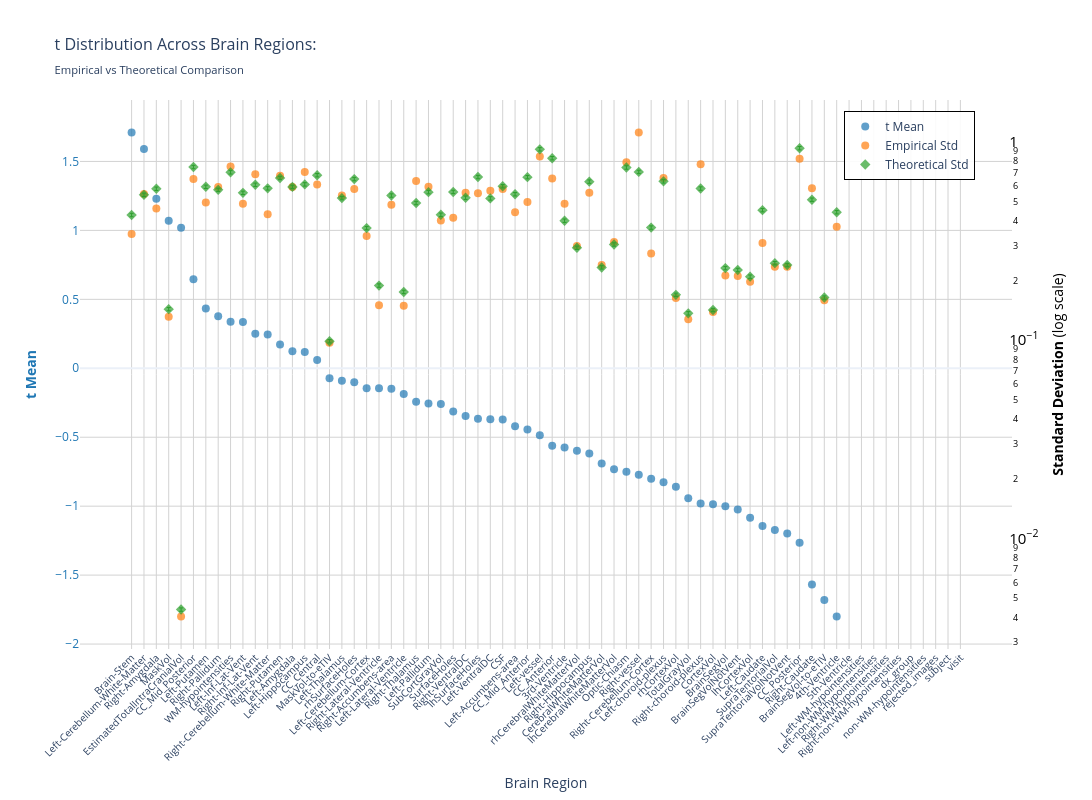
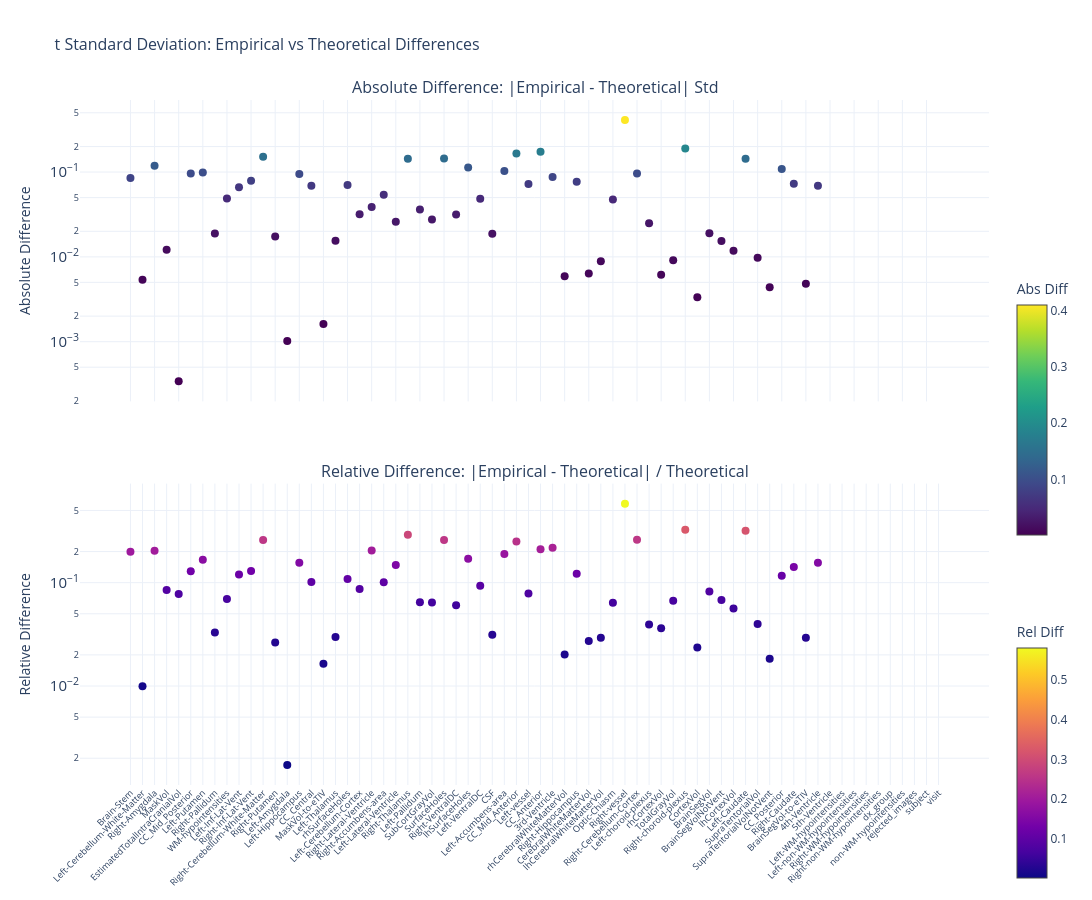

Notebook source saved alongside these figures, in order:
### Markdown cell above
### t-statistic

### Code cell
nu_nav = df_npvr[(df_npvr["study"] == "longitudinal") & (df_npvr["group"] == "HC-PD")]
data_path = stats_dir / f"student_longitudinal_{METRIC}.parquet"
df, stats = get_test_stats(
    data_path, stat_functions_F, nu_nav, hemisphere=False, study="longitudinal",
    raw_values=True,
)
show_figure(stats, hemisphere=False, stat_name="t", study="longitudinal", metric=METRIC)

### Figure 1 — Plotly figure (JSON) as saved in the notebook; plotly's stock layout.template omitted (floating-point values rounded to 4 significant figures)
{"data": [{"hovertemplate": "<b>%{x}</b><br>Mean t: %{y:.2f}<br><extra></extra>", "marker": {"color": "#1f77b4", "opacity": 0.7, "size": 8}, "mode": "markers", "name": "t Mean", "type": "scatter", "x": ["Brain-Stem", "Left-Cerebellum-White-Matter", "Right-Amygdala", "MaskVol", "EstimatedTotalIntraCranialVol", "CC_Mid_Posterior", "Left-Putamen", "Right-Pallidum", "WM-hypointensities", "Left-Inf-Lat-Vent", "Right-Inf-Lat-Vent", "Right-Cerebellum-White-Matter", "Right-Putamen", "Left-Amygdala", "Left-Hippocampus", "CC_Central", "MaskVol-to-eTIV", "Left-Thalamus", "rhSurfaceHoles", "Left-Cerebellum-Cortex", "Right-Lateral-Ventricle", "Right-Accumbens-area", "Left-Lateral-Ventricle", "Right-Thalamus", "Left-Pallidum", "SubCortGrayVol", "SurfaceHoles", "Right-VentralDC", "lhSurfaceHoles", "Left-VentralDC", "CSF", "Left-Accumbens-area", "CC_Mid_Anterior", "Left-vessel", "CC_Anterior", "3rd-Ventricle", "rhCerebralWhiteMatterVol", "Right-Hippocampus", "CerebralWhiteMatterVol", "lhCerebralWhiteMatterVol", "Optic-Chiasm", "Right-vessel", "Right-Cerebellum-Cortex", "Left-choroid-plexus", "rhCortexVol", "TotalGrayVol", "Right-choroid-plexus", "CortexVol", "BrainSegVol", "BrainSegVolNotVent", "lhCortexVol", "Left-Caudate", "SupraTentorialVol", "SupraTentorialVolNotVent", "CC_Posterior", "Right-Caudate", "BrainSegVol-to-eTIV", "4th-Ventricle", "5th-Ventricle", "Left-WM-hypointensities", "Left-non-WM-hypointensities", "Right-WM-hypointensities", "Right-non-WM-hypointensities", "dx_group", "non-WM-hypointensities", "rejected_images", "subject", "visit"], "y": [1.71, 1.59, 1.229, 1.071, 1.019, 0.6451, 0.4338, 0.3779, 0.3378, 0.3358, 0.2503, 0.2449, 0.1724, 0.1241, 0.1183, 0.05957, -0.0728, -0.09105, -0.1015, -0.1454, -0.1456, -0.1491, -0.1859, -0.243, -0.2547, -0.2583, -0.3136, -0.3455, -0.3657, -0.3699, -0.3706, -0.4208, -0.4446, -0.4859, -0.5615, -0.5738, -0.5976, -0.6183, -0.6903, -0.7328, -0.7495, -0.7729, -0.8011, -0.8274, -0.8595, -0.9426, -0.9803, -0.9852, -1.001, -1.025, -1.084, -1.145, -1.172, -1.198, -1.266, -1.569, -1.681, -1.8, NaN, NaN, NaN, NaN, NaN, NaN, NaN, NaN, NaN, NaN], "yaxis": "y"}, {"hovertemplate": "<b>%{x}</b><br>Empirical Std: %{y:.3f}<br><extra></extra>", "marker": {"color": "#ff7f0e", "opacity": 0.7, "size": 8, "symbol": "circle"}, "mode": "markers", "name": "Empirical Std", "type": "scatter", "x": ["Brain-Stem", "Left-Cerebellum-White-Matter", "Right-Amygdala", "MaskVol", "EstimatedTotalIntraCranialVol", "CC_Mid_Posterior", "Left-Putamen", "Right-Pallidum", "WM-hypointensities", "Left-Inf-Lat-Vent", "Right-Inf-Lat-Vent", "Right-Cerebellum-White-Matter", "Right-Putamen", "Left-Amygdala", "Left-Hippocampus", "CC_Central", "MaskVol-to-eTIV", "Left-Thalamus", "rhSurfaceHoles", "Left-Cerebellum-Cortex", "Right-Lateral-Ventricle", "Right-Accumbens-area", "Left-Lateral-Ventricle", "Right-Thalamus", "Left-Pallidum", "SubCortGrayVol", "SurfaceHoles", "Right-VentralDC", "lhSurfaceHoles", "Left-VentralDC", "CSF", "Left-Accumbens-area", "CC_Mid_Anterior", "Left-vessel", "CC_Anterior", "3rd-Ventricle", "rhCerebralWhiteMatterVol", "Right-Hippocampus", "CerebralWhiteMatterVol", "lhCerebralWhiteMatterVol", "Optic-Chiasm", "Right-vessel", "Right-Cerebellum-Cortex", "Left-choroid-plexus", "rhCortexVol", "TotalGrayVol", "Right-choroid-plexus", "CortexVol", "BrainSegVol", "BrainSegVolNotVent", "lhCortexVol", "Left-Caudate", "SupraTentorialVol", "SupraTentorialVolNotVent", "CC_Posterior", "Right-Caudate", "BrainSegVol-to-eTIV", "4th-Ventricle", "5th-Ventricle", "Left-WM-hypointensities", "Left-non-WM-hypointensities", "Right-WM-hypointensities", "Right-non-WM-hypointensities", "dx_group", "non-WM-hypointensities", "rejected_images", "subject", "visit"], "y": [0.3426, 0.546, 0.4618, 0.1312, 0.004039, 0.6505, 0.4946, 0.5917, 0.7509, 0.4871, 0.6865, 0.4317, 0.6748, 0.5916, 0.7053, 0.6101, 0.09717, 0.5359, 0.5789, 0.3354, 0.1498, 0.4823, 0.1491, 0.6348, 0.5939, 0.4017, 0.4144, 0.5544, 0.5514, 0.5672, 0.5788, 0.4412, 0.498, 0.8448, 0.6535, 0.4874, 0.2983, 0.5534, 0.2391, 0.3125, 0.7898, 1.116, 0.2733, 0.6571, 0.1631, 0.1274, 0.7708, 0.1386, 0.2119, 0.2106, 0.1973, 0.3088, 0.2348, 0.2349, 0.821, 0.5835, 0.1592, 0.373, NaN, NaN, NaN, NaN, NaN, NaN, NaN, NaN, NaN, NaN], "yaxis": "y2"}, {"error_y": {"array": [0.008497, 0.01074, 0.01153, 0.002849, 8.702e-05, 0.01483, 0.01179, 0.01138, 0.01395, 0.01099, 0.01207, 0.01158, 0.01306, 0.01178, 0.01213, 0.01349, 0.001963, 0.01034, 0.0129, 0.007299, 0.003745, 0.01066, 0.003478, 0.009767, 0.01108, 0.008528, 0.01111, 0.01039, 0.0132, 0.0103, 0.01187, 0.01081, 0.01319, 0.01822, 0.01644, 0.007953, 0.005809, 0.01252, 0.004624, 0.006032, 0.01475, 0.01402, 0.007344, 0.01256, 0.003363, 0.002713, 0.01155, 0.002821, 0.004588, 0.00449, 0.004154, 0.008992, 0.004859, 0.004754, 0.01846, 0.01015, 0.003258, 0.008779, NaN, NaN, NaN, NaN, NaN, NaN, NaN, NaN, NaN, NaN], "arrayminus": [0.008329, 0.01053, 0.0113, 0.002792, 8.529e-05, 0.01454, 0.01156, 0.01116, 0.01367, 0.01078, 0.01183, 0.01135, 0.0128, 0.01154, 0.01189, 0.01322, 0.001924, 0.01014, 0.01264, 0.007154, 0.003671, 0.01044, 0.003409, 0.009573, 0.01086, 0.008359, 0.01089, 0.01018, 0.01294, 0.0101, 0.01164, 0.0106, 0.01293, 0.01786, 0.01611, 0.007795, 0.005694, 0.01227, 0.004532, 0.005912, 0.01446, 0.01374, 0.007199, 0.01231, 0.003297, 0.002659, 0.01132, 0.002765, 0.004497, 0.0044, 0.004072, 0.008814, 0.004763, 0.00466, 0.0181, 0.00995, 0.003194, 0.008605, NaN, NaN, NaN, NaN, NaN, NaN, NaN, NaN, NaN, NaN], "color": "#2ca02c", "thickness": 1, "type": "data", "visible": true, "width": 2}, "hovertemplate": "<b>%{x}</b><br>Theoretical Std: %{y:.3f}<br><extra></extra>", "marker": {"color": "#2ca02c", "opacity": 0.7, "size": 8, "symbol": "diamond"}, "mode": "markers", "name": "Theoretical Std", "type": "scatter", "x": ["Brain-Stem", "Left-Cerebellum-White-Matter", "Right-Amygdala", "MaskVol", "EstimatedTotalIntraCranialVol", "CC_Mid_Posterior", "Left-Putamen", "Right-Pallidum", "WM-hypointensities", "Left-Inf-Lat-Vent", "Right-Inf-Lat-Vent", "Right-Cerebellum-White-Matter", "Right-Putamen", "Left-Amygdala", "Left-Hippocampus", "CC_Central", "MaskVol-to-eTIV", "Left-Thalamus", "rhSurfaceHoles", "Left-Cerebellum-Cortex", "Right-Lateral-Ventricle", "Right-Accumbens-area", "Left-Lateral-Ventricle", "Right-Thalamus", "Left-Pallidum", "SubCortGrayVol", "SurfaceHoles", "Right-VentralDC", "lhSurfaceHoles", "Left-VentralDC", "CSF", "Left-Accumbens-area", "CC_Mid_Anterior", "Left-vessel", "CC_Anterior", "3rd-Ventricle", "rhCerebralWhiteMatterVol", "Right-Hippocampus", "CerebralWhiteMatterVol", "lhCerebralWhiteMatterVol", "Optic-Chiasm", "Right-vessel", "Right-Cerebellum-Cortex", "Left-choroid-plexus", "rhCortexVol", "TotalGrayVol", "Right-choroid-plexus", "CortexVol", "BrainSegVol", "BrainSegVolNotVent", "lhCortexVol", "Left-Caudate", "SupraTentorialVol", "SupraTentorialVolNotVent", "CC_Posterior", "Right-Caudate", "BrainSegVol-to-eTIV", "4th-Ventricle", "5th-Ventricle", "Left-WM-hypointensities", "Left-non-WM-hypointensities", "Right-WM-hypointensities", "Right-non-WM-hypointensities", "dx_group", "non-WM-hypointensities", "rejected_images", "subject", "visit"], "y": [0.4276, 0.5407, 0.5802, 0.1434, 0.004379, 0.7466, 0.5934, 0.5728, 0.7021, 0.5533, 0.6077, 0.5829, 0.6574, 0.5926, 0.6103, 0.6789, 0.09879, 0.5204, 0.6492, 0.3673, 0.1885, 0.5363, 0.1751, 0.4916, 0.5578, 0.4292, 0.5591, 0.5228, 0.6645, 0.5186, 0.5975, 0.5443, 0.664, 0.917, 0.8273, 0.4003, 0.2923, 0.6302, 0.2327, 0.3036, 0.7424, 0.7054, 0.3696, 0.6323, 0.1693, 0.1366, 0.5815, 0.142, 0.2309, 0.226, 0.2091, 0.4526, 0.2446, 0.2393, 0.9293, 0.5109, 0.164, 0.4419, NaN, NaN, NaN, NaN, NaN, NaN, NaN, NaN, NaN, NaN], "yaxis": "y2"}], "layout": {"height": 800, "hovermode": "x", "legend": {"bgcolor": "rgba(255, 255, 255, 0.9)", "bordercolor": "black", "borderwidth": 1, "font": {"size": 12}, "orientation": "v", "x": 0.82, "y": 0.98}, "title": {"font": {"size": 16}, "text": "t Distribution Across Brain Regions:<br><sub>Empirical vs Theoretical Comparison</sub>"}, "width": 1400, "xaxis": {"gridcolor": "lightgray", "showgrid": true, "tickangle": -45, "tickfont": {"size": 10}, "title": {"text": "Brain Region"}}, "yaxis": {"gridcolor": "lightgray", "showgrid": true, "side": "left", "tickfont": {"color": "#1f77b4"}, "title": {"font": {"color": "#1f77b4"}, "text": "<b>t Mean</b>"}}, "yaxis2": {"exponentformat": "power", "overlaying": "y", "showgrid": false, "side": "right", "tickfont": {"color": "black"}, "title": {"font": {"color": "black"}, "text": "<b>Standard Deviation</b> (log scale)"}, "type": "log"}}}

### Figure 2 — Plotly figure (JSON) as saved in the notebook; plotly's stock layout.template omitted (floating-point values rounded to 4 significant figures)
{"data": [{"hovertemplate": "<b>%{x}</b><br>Abs Diff: %{y:.4f}<br><extra></extra>", "marker": {"color": [0.08505, 0.005382, 0.1184, 0.01217, 0.0003408, 0.0961, 0.09883, 0.01888, 0.04875, 0.06624, 0.07883, 0.1511, 0.01736, 0.001021, 0.09499, 0.06883, 0.001618, 0.0155, 0.0703, 0.0319, 0.03867, 0.054, 0.02594, 0.1433, 0.03609, 0.02752, 0.1447, 0.03161, 0.1131, 0.04852, 0.01869, 0.103, 0.1661, 0.07219, 0.1738, 0.08718, 0.005911, 0.07684, 0.006345, 0.008888, 0.04743, 0.4102, 0.09631, 0.02486, 0.006135, 0.00915, 0.1894, 0.003347, 0.01899, 0.01534, 0.01178, 0.1437, 0.009765, 0.004395, 0.1083, 0.07257, 0.004813, 0.06889, NaN, NaN, NaN, NaN, NaN, NaN, NaN, NaN, NaN, NaN], "colorbar": {"len": 0.4, "title": {"text": "Abs Diff"}, "y": 0.75, "yanchor": "top"}, "colorscale": [[0, "#440154"], [0.1111, "#482878"], [0.2222, "#3e4989"], [0.3333, "#31688e"], [0.4444, "#26828e"], [0.5556, "#1f9e89"], [0.6667, "#35b779"], [0.7778, "#6ece58"], [0.8889, "#b5de2b"], [1, "#fde725"]], "showscale": true, "size": 8}, "mode": "markers", "name": "Absolute", "type": "scatter", "x": ["Brain-Stem", "Left-Cerebellum-White-Matter", "Right-Amygdala", "MaskVol", "EstimatedTotalIntraCranialVol", "CC_Mid_Posterior", "Left-Putamen", "Right-Pallidum", "WM-hypointensities", "Left-Inf-Lat-Vent", "Right-Inf-Lat-Vent", "Right-Cerebellum-White-Matter", "Right-Putamen", "Left-Amygdala", "Left-Hippocampus", "CC_Central", "MaskVol-to-eTIV", "Left-Thalamus", "rhSurfaceHoles", "Left-Cerebellum-Cortex", "Right-Lateral-Ventricle", "Right-Accumbens-area", "Left-Lateral-Ventricle", "Right-Thalamus", "Left-Pallidum", "SubCortGrayVol", "SurfaceHoles", "Right-VentralDC", "lhSurfaceHoles", "Left-VentralDC", "CSF", "Left-Accumbens-area", "CC_Mid_Anterior", "Left-vessel", "CC_Anterior", "3rd-Ventricle", "rhCerebralWhiteMatterVol", "Right-Hippocampus", "CerebralWhiteMatterVol", "lhCerebralWhiteMatterVol", "Optic-Chiasm", "Right-vessel", "Right-Cerebellum-Cortex", "Left-choroid-plexus", "rhCortexVol", "TotalGrayVol", "Right-choroid-plexus", "CortexVol", "BrainSegVol", "BrainSegVolNotVent", "lhCortexVol", "Left-Caudate", "SupraTentorialVol", "SupraTentorialVolNotVent", "CC_Posterior", "Right-Caudate", "BrainSegVol-to-eTIV", "4th-Ventricle", "5th-Ventricle", "Left-WM-hypointensities", "Left-non-WM-hypointensities", "Right-WM-hypointensities", "Right-non-WM-hypointensities", "dx_group", "non-WM-hypointensities", "rejected_images", "subject", "visit"], "xaxis": "x", "y": [0.08505, 0.005382, 0.1184, 0.01217, 0.0003408, 0.0961, 0.09883, 0.01888, 0.04875, 0.06624, 0.07883, 0.1511, 0.01736, 0.001021, 0.09499, 0.06883, 0.001618, 0.0155, 0.0703, 0.0319, 0.03867, 0.054, 0.02594, 0.1433, 0.03609, 0.02752, 0.1447, 0.03161, 0.1131, 0.04852, 0.01869, 0.103, 0.1661, 0.07219, 0.1738, 0.08718, 0.005911, 0.07684, 0.006345, 0.008888, 0.04743, 0.4102, 0.09631, 0.02486, 0.006135, 0.00915, 0.1894, 0.003347, 0.01899, 0.01534, 0.01178, 0.1437, 0.009765, 0.004395, 0.1083, 0.07257, 0.004813, 0.06889, NaN, NaN, NaN, NaN, NaN, NaN, NaN, NaN, NaN, NaN], "yaxis": "y"}, {"hovertemplate": "<b>%{x}</b><br>Rel Diff: %{y:.2%}<br><extra></extra>", "marker": {"color": [0.1989, 0.009955, 0.204, 0.08487, 0.07782, 0.1287, 0.1665, 0.03296, 0.06943, 0.1197, 0.1297, 0.2593, 0.0264, 0.001723, 0.1556, 0.1014, 0.01638, 0.02979, 0.1083, 0.08684, 0.2051, 0.1007, 0.1482, 0.2915, 0.0647, 0.06412, 0.2587, 0.06046, 0.1702, 0.09356, 0.03128, 0.1893, 0.2501, 0.07872, 0.21, 0.2178, 0.02022, 0.1219, 0.02727, 0.02928, 0.06389, 0.5814, 0.2605, 0.03933, 0.03624, 0.06701, 0.3256, 0.02357, 0.08223, 0.06787, 0.05634, 0.3176, 0.03993, 0.01837, 0.1166, 0.142, 0.02935, 0.1559, NaN, NaN, NaN, NaN, NaN, NaN, NaN, NaN, NaN, NaN], "colorbar": {"len": 0.4, "title": {"text": "Rel Diff"}, "y": 0.25, "yanchor": "top"}, "colorscale": [[0, "#0d0887"], [0.1111, "#46039f"], [0.2222, "#7201a8"], [0.3333, "#9c179e"], [0.4444, "#bd3786"], [0.5556, "#d8576b"], [0.6667, "#ed7953"], [0.7778, "#fb9f3a"], [0.8889, "#fdca26"], [1, "#f0f921"]], "showscale": true, "size": 8}, "mode": "markers", "name": "Relative", "type": "scatter", "x": ["Brain-Stem", "Left-Cerebellum-White-Matter", "Right-Amygdala", "MaskVol", "EstimatedTotalIntraCranialVol", "CC_Mid_Posterior", "Left-Putamen", "Right-Pallidum", "WM-hypointensities", "Left-Inf-Lat-Vent", "Right-Inf-Lat-Vent", "Right-Cerebellum-White-Matter", "Right-Putamen", "Left-Amygdala", "Left-Hippocampus", "CC_Central", "MaskVol-to-eTIV", "Left-Thalamus", "rhSurfaceHoles", "Left-Cerebellum-Cortex", "Right-Lateral-Ventricle", "Right-Accumbens-area", "Left-Lateral-Ventricle", "Right-Thalamus", "Left-Pallidum", "SubCortGrayVol", "SurfaceHoles", "Right-VentralDC", "lhSurfaceHoles", "Left-VentralDC", "CSF", "Left-Accumbens-area", "CC_Mid_Anterior", "Left-vessel", "CC_Anterior", "3rd-Ventricle", "rhCerebralWhiteMatterVol", "Right-Hippocampus", "CerebralWhiteMatterVol", "lhCerebralWhiteMatterVol", "Optic-Chiasm", "Right-vessel", "Right-Cerebellum-Cortex", "Left-choroid-plexus", "rhCortexVol", "TotalGrayVol", "Right-choroid-plexus", "CortexVol", "BrainSegVol", "BrainSegVolNotVent", "lhCortexVol", "Left-Caudate", "SupraTentorialVol", "SupraTentorialVolNotVent", "CC_Posterior", "Right-Caudate", "BrainSegVol-to-eTIV", "4th-Ventricle", "5th-Ventricle", "Left-WM-hypointensities", "Left-non-WM-hypointensities", "Right-WM-hypointensities", "Right-non-WM-hypointensities", "dx_group", "non-WM-hypointensities", "rejected_images", "subject", "visit"], "xaxis": "x2", "y": [0.1989, 0.009955, 0.204, 0.08487, 0.07782, 0.1287, 0.1665, 0.03296, 0.06943, 0.1197, 0.1297, 0.2593, 0.0264, 0.001723, 0.1556, 0.1014, 0.01638, 0.02979, 0.1083, 0.08684, 0.2051, 0.1007, 0.1482, 0.2915, 0.0647, 0.06412, 0.2587, 0.06046, 0.1702, 0.09356, 0.03128, 0.1893, 0.2501, 0.07872, 0.21, 0.2178, 0.02022, 0.1219, 0.02727, 0.02928, 0.06389, 0.5814, 0.2605, 0.03933, 0.03624, 0.06701, 0.3256, 0.02357, 0.08223, 0.06787, 0.05634, 0.3176, 0.03993, 0.01837, 0.1166, 0.142, 0.02935, 0.1559, NaN, NaN, NaN, NaN, NaN, NaN, NaN, NaN, NaN, NaN], "yaxis": "y2"}], "layout": {"annotations": [{"font": {"size": 16}, "showarrow": false, "text": "Absolute Difference: |Empirical - Theoretical| Std", "x": 0.5, "xanchor": "center", "xref": "paper", "y": 1, "yanchor": "bottom", "yref": "paper"}, {"font": {"size": 16}, "showarrow": false, "text": "Relative Difference: |Empirical - Theoretical| / Theoretical", "x": 0.5, "xanchor": "center", "xref": "paper", "y": 0.44, "yanchor": "bottom", "yref": "paper"}], "height": 900, "hovermode": "x unified", "showlegend": false, "title": {"font": {"size": 16}, "text": "t Standard Deviation: Empirical vs Theoretical Differences"}, "width": 1400, "xaxis": {"anchor": "y", "domain": [0, 1], "showticklabels": false}, "xaxis2": {"anchor": "y2", "domain": [0, 1], "tickangle": -45, "tickfont": {"size": 9}}, "yaxis": {"anchor": "x", "domain": [0.56, 1], "exponentformat": "power", "title": {"text": "Absolute Difference"}, "type": "log"}, "yaxis2": {"anchor": "x2", "domain": [0, 0.44], "exponentformat": "power", "title": {"text": "Relative Difference"}, "type": "log"}}}
